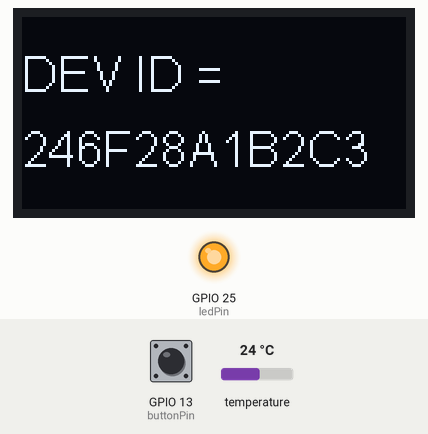
This sketch was run on a simulated ESP32. Shown: 128×64 one-colour display, output pins drawn as LEDs (lit = HIGH). Inputs (shaded band) come from the test bench; at power-on: GPIO 13 (buttonPin) HIGH, temperature 24 °C. WiFi joins after 1.5 s; servers stay silent unless stated; network time is answered at once with the bench clock; the local clock reads 2024-03-15 10:24:30 at power-on unless the sketch sets it; storage starts empty; no MQTT or app messages arrive unless stated; what the sketch prints to the serial monitor is not drawn.

Above: at 2.1 s.
At 14.6 s:
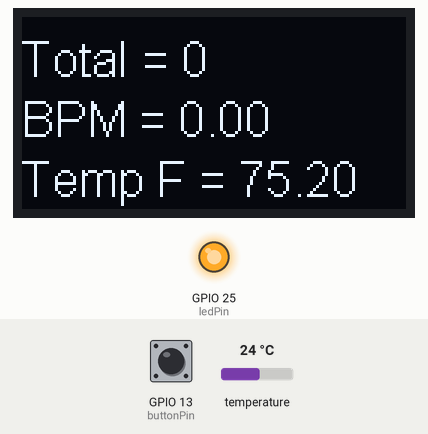
14.7 s: GPIO 13 (buttonPin) pulled LOW for 1 s
At 14.98 s:
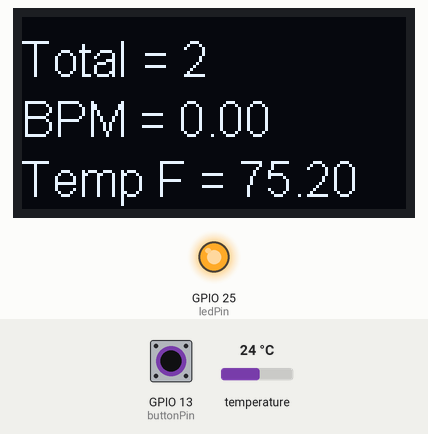
17.2 s: GPIO 13 (buttonPin) pulled LOW for 0.15 s
At 18.4 s:
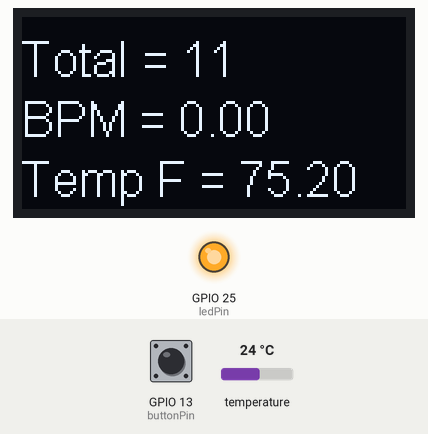
Timing chart, 0 to 20.2 s (numbered marks = the images above; inputs shaded):
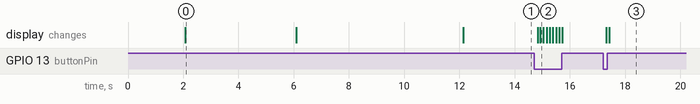

The sketch:

BrewServerV1.2.ino
```cpp
// Import required libraries
#ifdef ESP32
#include <WiFi.h>
#include <ESPAsyncWebServer.h>
#include <SPIFFS.h>
#else
#include <Arduino.h>
#include <ESP8266WiFi.h>
#include <Hash.h>
#include <ESPAsyncTCP.h>
#include <ESPAsyncWebServer.h>
#include <FS.h>
#endif

#include <PubSubClient.h>
#include <NTPClient.h>
#include <WiFiUdp.h>
WiFiUDP ntpUDP;
NTPClient timeClient(ntpUDP, "us.pool.ntp.org", 3600, 60000);


//#include <Wire.h>
#include <OneWire.h>
#include <DallasTemperature.h>

// GPIO where the DS18B20 is connected to
#define DS18B20PIN 23
// Setup a oneWire instance to communicate with any OneWire devices

OneWire oneWire(DS18B20PIN);

// Pass our oneWire reference to Dallas Temperature sensor
DallasTemperature sensor(&oneWire);

WiFiClient espClient;
PubSubClient client(espClient);

#include "heltec.h"
#define DEMO_DURATION 3000
typedef void (*Demo)(void);
int ledState = HIGH;         // the current state of the output pin
int buttonState;             // the current reading from the input pin
int lastButtonState = LOW;   // the previous reading from the input pin
int ctr = 0;
unsigned long totCnt = 0;
float lastBPM = 0.0;
float BPM = 0.0;
float tempLast = 0.0;
String tmpStr = "";

IPAddress ip;
// the following variables are unsigned longs because the time, measured in
// milliseconds, will quickly become a bigger number than can be stored in an int.
unsigned long lastDebounceTime = 0;  // the last time the output pin was toggled
unsigned long debounceDelay = 10;
    // the debounce time; increase if the output flickers
unsigned long time_1 = 0;
//#define INTERVAL_MESSAGE1 60000
//#define INTERVAL_MESSAGE1 300000
#define INTERVAL_MESSAGE1 300000// 5 mins&&&&&&&&&&&&&&&&&&

//#define INTERVAL_MESSAGE1 30000// 30 secs

//MQTT SETTINGS
int MQTT = 1;//Set to 1 to send MQTT MSG/Set to 0 for no MQTT

const char* mqtt_server = "iot.yourMqttServer.com";  //Set to your MQTT Server address or url
const char* mqtt_topic = "you/brewing/Brew001"; //Set MQTT Topic
const int buttonPin = 13;    // the number of the bloop detector pin
const int ledPin = 25;      // the number of the LED pin

// Replace with your network credentials
const char* ssid1 = "yourSSID";
const char* password = "yourPassWord";


unsigned long tbloopCount = 0;
int x = 0;
String IPaddress;
unsigned long bloopCount = 0;
String myID;
String myMac;
String dateTime;
String myString = "";
char imei[16] = {0}; // MUST use a 16 character buffer for IMEI!
char msg[100];

// Create AsyncWebServer object on port 80
AsyncWebServer server(80);

String readTemp18B20() {
  sensor.requestTemperatures();
  float tempinF = sensor.getTempFByIndex(0);
  tempLast = tempinF;
  Serial.print("Temperature = ");
  Serial.print(tempinF);
  Serial.println("ºF");
  return String(tempinF);
}

String readBloops() {
  tbloopCount = totCnt;
  Serial.print("Bloop Count = ");
  Serial.println(totCnt);
  return String(totCnt);
}

String readltBPM() {
  Serial.print("Bloop Count = ");
  Serial.println(lastBPM);
  return String(lastBPM);
}


String read2hrBPM() {
  Serial.print("Bloop Count = ");
  Serial.println(lastBPM);
  return String(lastBPM);
}


void drawFontFaceDemo() {
  Heltec.display->setTextAlignment(TEXT_ALIGN_LEFT);
  Heltec.display->setFont(ArialMT_Plain_16);
  Heltec.display->drawString(0, 5, "Total = " + String(totCnt));
  Heltec.display->drawString(0, 25, "BPM = " + String(lastBPM));
  Heltec.display->drawString(0, 45, "Temp F = " + String(tempLast));
 }

void dispIP() {
  IPaddress =  WiFi.localIP().toString();
  Heltec.display->setTextAlignment(TEXT_ALIGN_LEFT);
  Heltec.display->setFont(ArialMT_Plain_16);
  Heltec.display->drawString(0, 5, "IP =     ");
  Heltec.display->drawString(0, 25, IPaddress);
}

void dispDevID() {
  myID = getEspID();
  Heltec.display->setTextAlignment(TEXT_ALIGN_LEFT);
  Heltec.display->setFont(ArialMT_Plain_16);
  Heltec.display->drawString(0, 10, "DEV ID =     ");
  Heltec.display->drawString(0, 35, myID);
}


void setup() {
  pinMode(buttonPin, INPUT_PULLUP);
  pinMode(ledPin, OUTPUT);
  Heltec.begin(true /*DisplayEnable Enable*/, false /*LoRa Disable*/, true /*Serial Enable*/);
  Heltec.display->flipScreenVertically();
  Heltec.display->setFont(ArialMT_Plain_10);
  digitalWrite(ledPin, ledState);
  // Serial port for debugging purposes
  Serial.begin(115200);
  sensor.begin();
  bool status;
  // Initialize SPIFFS
  if (!SPIFFS.begin()) {
    Serial.println("An Error has occurred while mounting SPIFFS");
    return;
  }

  // Connect to Wi-Fi
  WiFi.begin(ssid1, password);
  while (WiFi.status() != WL_CONNECTED) {
    delay(1000);
    x = x + 1;
    if (x > 3) {
      ESP.restart();
    }
    Serial.println("Connecting to WiFi..");
  }

  Heltec.display->clear();
  dispDevID();
  Heltec.display->display();
  delay(4000);

  // Print ESP32 Local IP Address
  //  tmpStr = WiFi.localIP();
  Serial.println(WiFi.localIP());
  Heltec.display->clear();
  dispIP();
  Heltec.display->display();
  delay(4000);
  tmpStr = readTemp18B20();
  delay(500);
  tmpStr = readTemp18B20();
  Heltec.display->clear();
  drawFontFaceDemo();
  Heltec.display->display();
timeRefresh();//Gets clean NTP Time
  delay(500);
  timeRefresh();//Gets clean NTP Time
  client.setServer(mqtt_server, 1883);
if (MQTT==1) {
sendMQTTmsg();
}

  //// Route for root / web page
  server.on("/", HTTP_GET, [](AsyncWebServerRequest * request) {
    request->send(SPIFFS, "/index.html");
  });
  server.on("/ltBPM", HTTP_GET, [](AsyncWebServerRequest * request) {
    request->send_P(200, "text/plain", read2hrBPM().c_str());
  });
  server.on("/2hrBPM", HTTP_GET, [](AsyncWebServerRequest * request) {
    request->send_P(200, "text/plain", readltBPM().c_str());
  });
  server.on("/ttlBloops", HTTP_GET, [](AsyncWebServerRequest * request) {
    request->send_P(200, "text/plain", readBloops().c_str());
  });

  server.on("/temperature", HTTP_GET, [](AsyncWebServerRequest * request) {
    request->send_P(200, "text/plain", readTemp18B20().c_str());
  });
  server.on("/devID", HTTP_GET, [](AsyncWebServerRequest * request) {
    request->send_P(200, "text/plain", myID.c_str());
  });
  // Start server
  server.begin();
}

void loop() {
  bloopCounter();
}

void bloopCounter() {
  Heltec.display->clear();
  drawFontFaceDemo();
  Heltec.display->display();
  if (millis() >= time_1 + INTERVAL_MESSAGE1) {
    time_1 += INTERVAL_MESSAGE1;
    lastBPM = ctr / 5.0;

if (MQTT==1) {
sendMQTTmsg();
}
      Serial.print(">>>Bloops per Min = ");
    Serial.println(float(ctr) / 5.0);
    ctr = 0;
  }
  // read the state of the bloop sensor into a local variable:
  int reading = digitalRead(buttonPin);
  if (reading == LOW) {
    ctr = ctr + 1;
    totCnt = totCnt + 1;
    //saveTotCnt(totCnt);
    Serial.print("Count= ");
    Serial.println(ctr);
    Serial.print("Total Bloops = ");
    Serial.println(totCnt);
    delay(100);
  }
  // set the LED:
  digitalWrite(ledPin, ledState);
}


String getEspID() {
  myMac = WiFi.macAddress();
  //Creates device ID from ESP01 MAC address
  myID = myMac.substring(0, 2) +  myMac.substring(3, 5) +  myMac.substring(6, 8) +  myMac.substring(9, 11) +  myMac.substring(12, 14) +  myMac.substring(15, 17);
  return myMac.substring(0, 2) +  myMac.substring(3, 5) +  myMac.substring(6, 8) +  myMac.substring(9, 11) +  myMac.substring(12, 14) +  myMac.substring(15, 17);
}

String processor(const String& var) {
  Serial.println(var);
  if (var == "IDDEVICE") {
    return getEspID();
  }
  return String();
}

void timeRefresh() {
  timeClient.setTimeOffset(-14400);
  timeClient.begin();
  timeClient.update();
  dateTime = timeClient.getFormattedDate();
  Serial.print("Time Refresh: DateTime=");
  Serial.println(dateTime);
  Serial.println();
}

void sendMQTTmsg(){
String dataString = "";
  String myDateTime = "";
  String myTemp = readTemp18B20();
    dateTime = timeClient.getFormattedDate();
  myDateTime = dateTime.substring(0, 4) + dateTime.substring(5, 7) + dateTime.substring(8, 10) + "_" + dateTime.substring(11, 13) + dateTime.substring(14, 16) + dateTime.substring(17, 19);
   myString = "";
  myString = "{\"ID\":\"" + myID + "\",\"time\":\"" + myDateTime + "\",\"" + "WortTemp" + "\":\"" + myTemp + "\",\"" + "TotBloops" + "\":\"" + String(totCnt) + "\",\"" + "BPM" + "\":\"" + String(lastBPM) + "\"}";
  myString.toCharArray(msg, myString.length() + 1);
  if (!client.connected()) {
    reconnect();
  }
  client.loop();
  Serial.print("Publish message: ");
  Serial.println(msg);
  client.publish(mqtt_topic, msg);
  espClient.stop();
 }

void reconnect() {
  // Loop until we're reconnected
  while (!client.connected()) {
    Serial.print("Attempting MQTT connection...");
    // Attempt to connect
    if (client.connect("ESP32Client")) {
      Serial.println("connected");
    } else {
      Serial.print("failed, rc=");
      Serial.print(client.state());
      Serial.println(" try again in 5 seconds");
      // Wait 3 seconds before retrying
      delay(3000);
    }
  }
}


void saveTotCnt(){

}
```

Measured:
- after the input at 14.7 s, the display: first changes after 0.13 s (image 2 shows a later state)
- after the input at 17.2 s, the display: first changes after 0.12 s (image 3 shows a later state)
- what the display in image 0 shows lasts 4.0 s, from 2.1 s to 6.1 s
